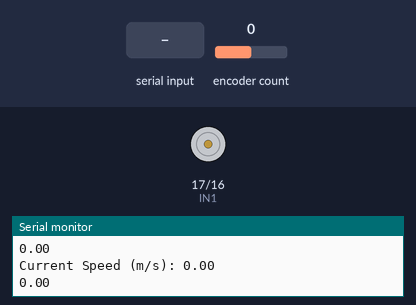
The sketch below on a simulated ESP32. On the bench: motor-driver pin pairs drawn as motors (green arrow = first pin HIGH = forward, orange = second pin HIGH = backward, longer = more drive, scaled by the enable pin), the last lines printed to the serial monitor. The test bench sets the inputs (shaded band); at power-on: encoder count 0.

Above: at 1.2 s.
1.3 s: "Setpoint=90\n" received over Serial
At 1.8 s:
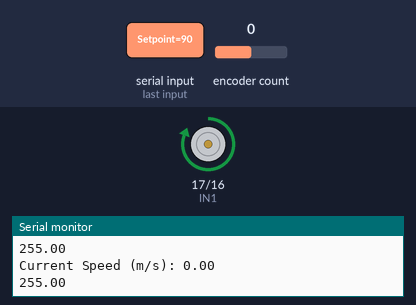
2.8 s: "Setpoint=\n" received over Serial
At 3.6 s:
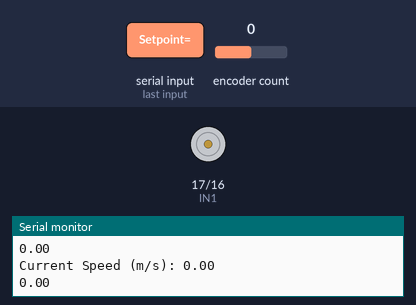
Timing chart, 0 to 5.8 s (numbered marks = the images above; inputs shaded):
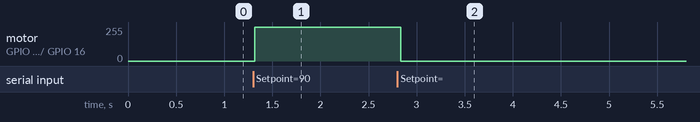

Measured:
- after the input at 1.3 s, motor on GPIO 17 (IN1) / GPIO 16 (IN2): stopped → forward 255/255 at once
- after the input at 2.8 s, motor on GPIO 17 (IN1) / GPIO 16 (IN2): forward 255/255 → stopped at once

The sketch:

temp.ino
```cpp
#include <ESP32Encoder.h>
#include <PID_v2.h>

#define CLK 14       // Chân CLK của encoder
#define DT 27        // Chân DT của encoder
#define IN1 17       // Chân điều khiển động cơ IN1
#define IN2 16       // Chân điều khiển động cơ IN2
#define ENA 5        // Chân PWM động cơ

const int pulsesPerRevolution = 15000;   // Số xung mỗi vòng quay
const float wheelRadius = 0.0342;         // Bán kính bánh xe (m)
const float wheelCircumference = 2 * 3.14159 * wheelRadius;  // Chu vi bánh xe (m)

// Biến PID
double setpoint = 0.0, input = 0.0, output = 0.0;
double kp = 1.0, ki = 0.0, kd = 0.0;  // Giá trị khởi tạo PID

// Khởi tạo đối tượng PID
PID_v2 myPID(kp, ki, kd, PID::Direct);

// Khởi tạo encoder
ESP32Encoder encoder;
long previousPosition = 0;
unsigned long previousTime = 0;

// Hàm khởi tạo
void setup() {
  Serial.begin(115200);
  encoder.attachHalfQuad(DT, CLK);
  encoder.setCount(0);

  // Thiết lập động cơ
  pinMode(IN1, OUTPUT);
  pinMode(IN2, OUTPUT);
  pinMode(ENA, OUTPUT);

  // Cấu hình PID
  myPID.Start(input, output, setpoint);
  // myPID.setOutputLimits(-255, 255);      // Giới hạn đầu ra cho PWM
  myPID.SetSampleTime(50);              // Chu kỳ lấy mẫu PID (ms)
}

float map_data(float x, float in_min, float in_max, float out_min, float out_max) {
  const float run = in_max - in_min;
  if (run == 0.0) {
    log_e("map(): Invalid input range, min == max");
    return -1;  // AVR returns -1, SAM returns 0
  }
  const float rise = out_max - out_min;
  const float delta = x - in_min;
  return (delta * rise) / run + out_min;
}

// Hàm tính toán tốc độ hiện tại của encoder
float calculateSpeed() {
  unsigned long currentTime = millis();
  long currentPosition = encoder.getCount() / 2;

  // Tính thay đổi vị trí và thời gian
  long positionChange = currentPosition - previousPosition;
  unsigned long timeChange = currentTime - previousTime;

  float speed = 0.0;
  if (timeChange > 0) {
    float pulsesPerSecond = (float)positionChange / ((float)timeChange / 1000.0);
    speed = (pulsesPerSecond / pulsesPerRevolution) * wheelCircumference;
  }

  // Cập nhật giá trị cũ
  previousPosition = currentPosition;
  previousTime = currentTime;

  return speed;
}

// Hàm điều khiển động cơ
void controlMotor(int pwmValue) {
  if (pwmValue > 0) {
    digitalWrite(IN1, HIGH);
    digitalWrite(IN2, LOW);
  } else {
    digitalWrite(IN1, LOW);
    digitalWrite(IN2, HIGH);
  }
  analogWrite(ENA, abs(pwmValue));
}

// Hàm để xử lý các lệnh Serial
void processSerialInput() {
  if (Serial.available() > 0) {
    String inputString = Serial.readStringUntil('\n');
    inputString.trim();

    // Kiểm tra lệnh nhập vào
    if (inputString.startsWith("Kp=")) {
      kp = inputString.substring(3).toFloat();
      myPID.SetTunings(kp, ki, kd);
      Serial.print("Kp updated to: ");
      Serial.println(kp);
    } else if (inputString.startsWith("Ki=")) {
      ki = inputString.substring(3).toFloat();
      myPID.SetTunings(kp, ki, kd);
      Serial.print("Ki updated to: ");
      Serial.println(ki);
    } else if (inputString.startsWith("Kd=")) {
      kd = inputString.substring(3).toFloat();
      myPID.SetTunings(kp, ki, kd);
      Serial.print("Kd updated to: ");
      Serial.println(kd);
    } else if (inputString.startsWith("Setpoint=")) {
      setpoint = inputString.substring(9).toFloat();
      long setpoint_pulse = map_data(setpoint, -1.15, 1.15, -255.0, 255.0);
      myPID.Setpoint(setpoint_pulse);
      Serial.print("Setpoint (m/s) updated to: ");
      Serial.println(setpoint_pulse);
    }
  }
}


void loop() {
  // Xử lý các lệnh Serial để cập nhật thông số PID
  processSerialInput();

  // Tính tốc độ hiện tại từ encoder
  input = calculateSpeed();
  Serial.print("Current Speed (m/s): ");
  Serial.println(input);

  int input_pulse = map_data(input, -1.15, 1.15, -255, 255);

  // Tính toán đầu ra của PID
  output = myPID.Run(input_pulse);

  // Điều khiển động cơ dựa trên đầu ra PID
  Serial.println(output);
  controlMotor((int)output);

  delay(50);
}
```
